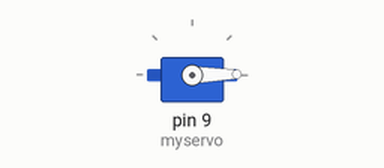
This sketch was run on a simulated Arduino Uno, built with avr-gcc and run on an emulated ATmega328P. Shown: servo.

Above: at 0.05 s.
At 1.55 s:
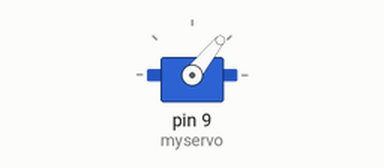
At 2.55 s:
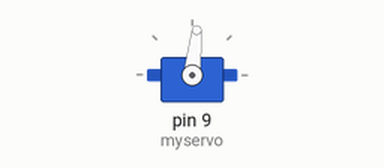
At 5.05 s:
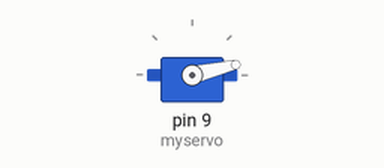
Timing chart, 0 to 7.0 s (numbered marks = the images above):
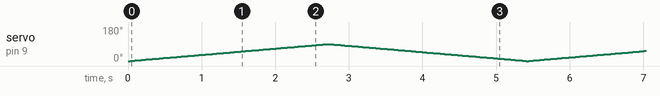

The sketch:

sketch_apr13b.ino
```cpp
#include <Servo.h>

Servo myservo;

String input;
int degree;


int steps = 1;

void setup() {
  myservo.attach(9,1000,2000);
  Serial.begin(9600);
  degree = 0;
  input = "";
}

void loop() {
  myservo.write(degree);
  delay(30);
  if(degree == 90)
    steps = -1;
  if(degree == 0)
    steps = 1;
  degree = degree + steps ;

}
```
